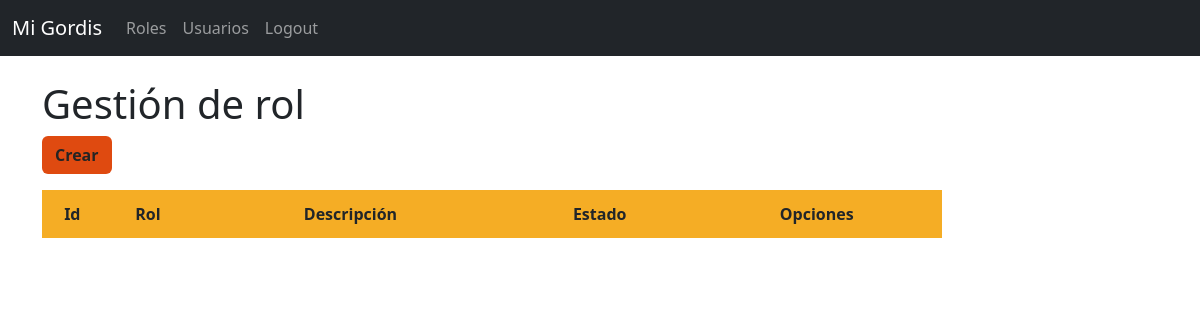
The app's page /roles/ (signed in), older data.
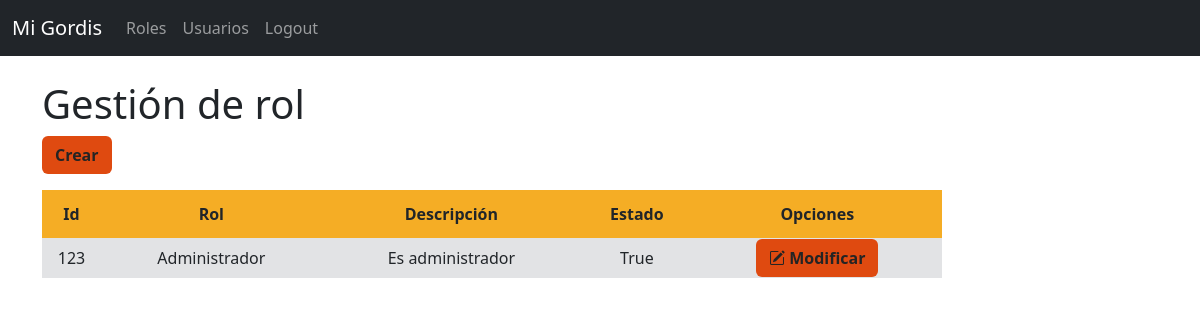
The same page, newer data.
### app/models.py (models this page shows, shortened)
class Rol(models.Model):
    id = models.CharField(max_length=15, primary_key=True)
    nombre_rol = models.CharField(max_length=50)
    descripcion = models.TextField(blank=True)
    estado = models.BooleanField(default=True)
    is_admin = models.BooleanField(default=False)

### app/views.py (the view)
# urls.py: path('roles/', views.roles, name="roles"),
@login_required
def roles(request):
    roles = Rol.objects.all()
    contexto = {'roles': roles}
    return render(request, "rol/rol.html", contexto)

### app/templates/rol/rol.html
{% extends 'layouts/base.html' %}
{% block content %}
<h1>Gestión de rol</h1>
<a class="btn btn-color fw-bold mb-3" href="{% url 'rol_crear' %}" role="button">Crear</a>
<table class="tb">
  <thead class="encabezado-tabla fw-bold">
    <tr>
      <td scope="col ">Id</td>
      <td scope="col">Rol</td>
      <td scope="col">Descripción</td>
      <td scope="col">Estado</td>
      <th colspan="2">Opciones</th>
    </tr>
  </thead>
  <tbody class="bg-secondary-subtle">
    {% for rol in roles %}
    <tr>
        <td>{{ rol.id }}</td>
        <td>{{ rol.nombre_rol }}</td>
        <td>{{ rol.descripcion }}</td>
        <td>{{ rol.estado }}</td>
        <td><a class="btn btn-color btn-m fw-bold" href="{% url 'rol_modificar' rol.id %}" role="button">
          <i class="bi bi-pencil-square"></i>
          Modificar
        </a></td>
    </tr>
    {% endfor %}
  </tbody>
</table>
{% endblock %}

### app/templates/layouts/base.html (shortened to what this page needs)
<!DOCTYPE html>
<html lang="en">
<head>
    <link rel="stylesheet" href="https://cdn.jsdelivr.net/npm/bootstrap@5.3.2/dist/css/bootstrap.min.css">
    <link rel="stylesheet" href="https://cdn.jsdelivr.net/npm/bootstrap-icons@1.11.3/font/bootstrap-icons.min.css">
    {% load static %}
    <link rel="stylesheet" href="{% static 'css/styles.css' %}">
</head>
<body>
    <main>
        <nav class="navbar navbar-expand-lg navbar-dark bg-dark">
            <div class="container-fluid">
                <a class="navbar-brand" href="{% url 'home' %}">Mi Gordis</a>
                <div class="collapse navbar-collapse" id="navbarNav">
                    <ul class="navbar-nav">
                        <li class="nav-item">
                            <a class="nav-link" href="{% url 'roles' %}">Roles</a>
                        </li>
                        <li class="nav-item">
                            <a class="nav-link" href="{% url 'usuarios' %}">Usuarios</a>
                        </li>
                        <li class="nav-item">
                            <a class="nav-link" href="{% url 'logout' %}">Logout</a>
                        </li>
                    </ul>
                </div>
            </div>
        </nav>
        <div class="container mt-4">
            {% block content %}{% endblock %}
        </div>
    </main>
</body>
</html>

### app/static/css/styles.css (style rules this page uses)
.tb { width: 900px; text-align: center; }
.encabezado-tabla { background-color: #f5ad25; height: 3em; }
.btn-color { background-color: #df4a10; color: #242424; }

Row changes from the older to the newer data that the page shows:
added Rol: id "123", nombre_rol "Administrador", descripcion "Es administrador", estado "True"
